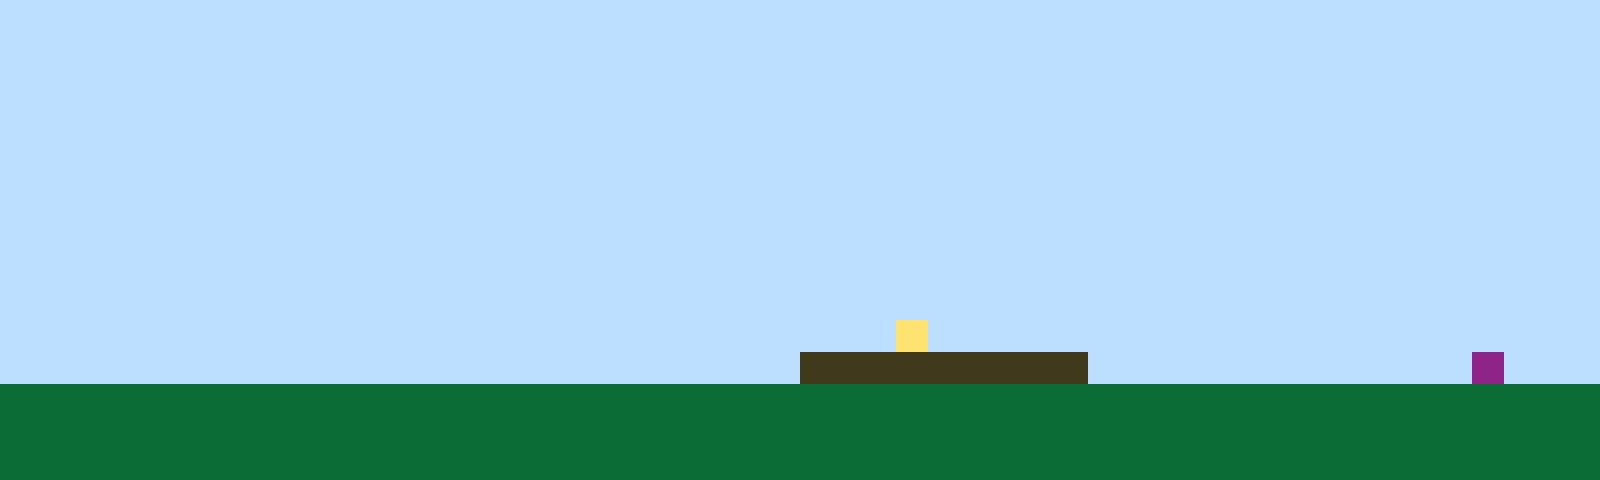

A 2D game scene composited from a Tiled map and its tileset images. What follows is a short description and the map's XML, with every tile layer's data as written:
An orthogonal 50x15 tile map with 32x32 px tiles, 1 tile layer (Tile Layer 1).

<map version="1.10" tiledversion="1.11.2" orientation="orthogonal" renderorder="right-up" width="50" height="15" tilewidth="32" tileheight="32" infinite="0" nextlayerid="2" nextobjectid="1"><editorsettings><export target="map1.csv" format="csv" /></editorsettings><tileset firstgid="1" name="sprites" tilewidth="32" tileheight="32" tilecount="6" columns="3"><image source="sprites.png" width="96" height="64" /></tileset><layer id="1" name="Tile Layer 1" width="50" height="15"><data encoding="csv">1,1,1,1,1,1,1,1,1,1,1,1,1,1,1,1,1,1,1,1,1,1,1,1,1,1,1,1,1,1,1,1,1,1,1,1,1,1,1,1,1,1,1,1,1,1,1,1,1,1,1,1,1,1,1,1,1,1,1,1,1,1,1,1,1,1,1,1,1,1,1,1,1,1,1,1,1,1,1,1,1,1,1,1,1,1,1,1,1,1,1,1,1,1,1,1,1,1,1,1,1,1,1,1,1,1,1,1,1,1,1,1,1,1,1,1,1,1,1,1,1,1,1,1,1,1,1,1,1,1,1,1,1,1,1,1,1,1,1,1,1,1,1,1,1,1,1,1,1,1,1,1,1,1,1,1,1,1,1,1,1,1,1,1,1,1,1,1,1,1,1,1,1,1,1,1,1,1,1,1,1,1,1,1,1,1,1,1,1,1,1,1,1,1,1,1,1,1,1,1,1,1,1,1,1,1,1,1,1,1,1,1,1,1,1,1,1,1,1,1,1,1,1,1,1,1,1,1,1,1,1,1,1,1,1,1,1,1,1,1,1,1,1,1,1,1,1,1,1,1,1,1,1,1,1,1,1,1,1,1,1,1,1,1,1,1,1,1,1,1,1,1,1,1,1,1,1,1,1,1,1,1,1,1,1,1,1,1,1,1,1,1,1,1,1,1,1,1,1,1,1,1,1,1,1,1,1,1,1,1,1,1,1,1,1,1,1,1,1,1,1,1,1,1,1,1,1,1,1,1,1,1,1,1,1,1,1,1,1,1,1,1,1,1,1,1,1,1,1,1,1,1,1,1,1,1,1,1,1,1,1,1,1,1,1,1,1,1,1,1,1,1,1,1,1,1,1,1,1,1,1,1,1,1,1,1,1,1,1,1,1,1,1,1,1,1,1,1,1,1,1,1,1,1,1,1,1,1,1,1,1,1,1,1,1,1,1,1,1,1,1,1,1,1,1,1,1,1,1,1,1,1,1,1,1,1,1,1,1,1,1,1,1,1,1,1,1,1,1,1,1,1,1,1,1,1,1,1,1,1,1,1,1,1,1,1,1,1,1,1,1,1,1,1,1,1,1,1,1,1,1,1,1,1,1,1,1,1,1,1,1,1,1,1,1,1,1,1,1,1,1,1,1,1,1,1,1,1,1,1,1,1,1,1,1,1,1,1,1,1,1,1,1,1,1,1,1,1,4,1,1,1,1,1,1,1,1,1,1,1,1,1,1,1,1,1,1,1,1,1,1,1,1,1,1,1,1,1,1,1,1,1,1,1,1,1,1,1,1,1,1,1,1,1,1,3,3,3,3,3,3,3,3,3,1,1,1,1,1,1,1,1,1,1,1,1,6,1,1,1,2,2,2,2,2,2,2,2,2,2,2,2,2,2,2,2,2,2,2,2,2,2,2,2,2,2,2,2,2,2,2,2,2,2,2,2,2,2,2,2,2,2,2,2,2,2,2,2,2,2,2,2,2,2,2,2,2,2,2,2,2,2,2,2,2,2,2,2,2,2,2,2,2,2,2,2,2,2,2,2,2,2,2,2,2,2,2,2,2,2,2,2,2,2,2,2,2,2,2,2,2,2,2,2,2,2,2,2,2,2,2,2,2,2,2,2,2,2,2,2,2,2,2,2,2,2,2,2,2,2,2,2,2,2,2,2,2,2,2,2,2,2,2,2,2,2,2,2,2,2</data></layer></map>
